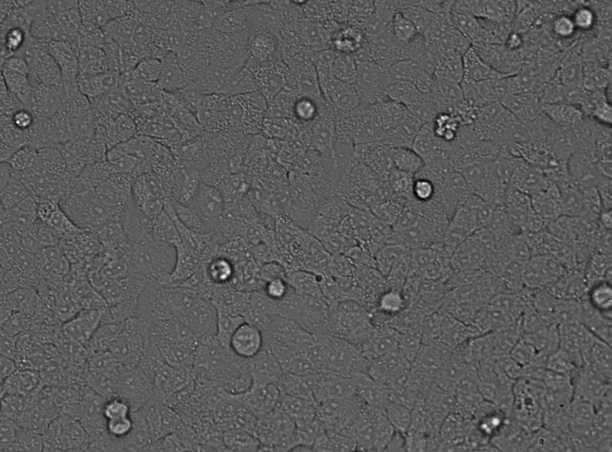
#> input picture Data/Kernels/Healthy_Cell_Repr30x.tif, 1224 x 904 px (shown at 1/2 size)
$ jupyter execute --allow-errors Kernel_Calibration_HighRes.ipynb   (shell and % lines are left out)   (older library calls are emulated)
#> lines starting #> are read from the running program, lines starting #| are printed output that depends on the picture
[cell 1]
import matplotlib.pyplot as plt;
import seaborn as sns;
from PIL import Image
from matplotlib.pyplot import imshow
import numpy as np;
import glob
import os

## Image Ingest

[cell 2]
def rgb2gray(rgb):

    r, g, b = rgb[:,:,0], rgb[:,:,1], rgb[:,:,2]
    gray = 0.2989 * r + 0.5870 * g + 0.1140 * b

    return gray

## Set Healthy Kernel

[cell 3]
set_kernel = True;
invert_image = False;
# [13 lines of commented-out code are left out]

[cell 4]
from scipy.ndimage import gaussian_filter
from skimage import data
from skimage import img_as_float
from skimage.morphology import reconstruction

# [14 lines of commented-out code are left out]

[cell 5]
# [22 lines of commented-out code are left out]

[cell 6]
#Healthy Cells

im = Image.open("Data/Kernels/Healthy_Cell_Repr30x.tif");
#> im is the input picture: PIL image 1224x904 I;16; min 9947, max 65504, mean 29675.1

#imshow(np.asarray(im))
im_array_gray = np.asarray(im,dtype=np.float32)
#im_array_gray = rgb2gray(im_array);
if invert_image:
    im_array_gray = (np.abs(255.0-im_array_gray))

im_array_gray_A549 = im_array_gray;
plt.figure(figsize=(10,20))
imshow(im_array_gray_A549)
#Cells Condensing/Circular Cells

# in focus circular cells
im = Image.open("Data/Kernels/Unhealthy_Cell_Repr30x.tif");
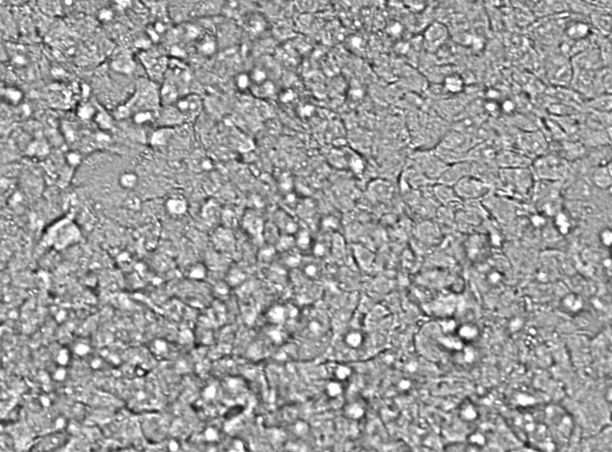
#> input picture Data/Kernels/Unhealthy_Cell_Repr30x.tif, 1224 x 904 px (shown at 1/2 size)
#> im is the input picture: PIL image 1224x904 I;16; min 12704, max 65504, mean 45204.7
im_array_gray = np.asarray(im,dtype=np.float32)
#im_array_gray = rgb2gray(im_array_gray);
if False:
    im_array_gray = (255.0-im_array_gray)
im_array_gray_circular_infocus = im_array_gray;
plt.figure(figsize=(10,20))
imshow(im_array_gray_circular_infocus)

# [17 lines of commented-out code are left out]

im = Image.open("Data/Kernels/runawaygrowth_kernels/HighRes_BacterialGrowth.png"); # images of bacterial patch
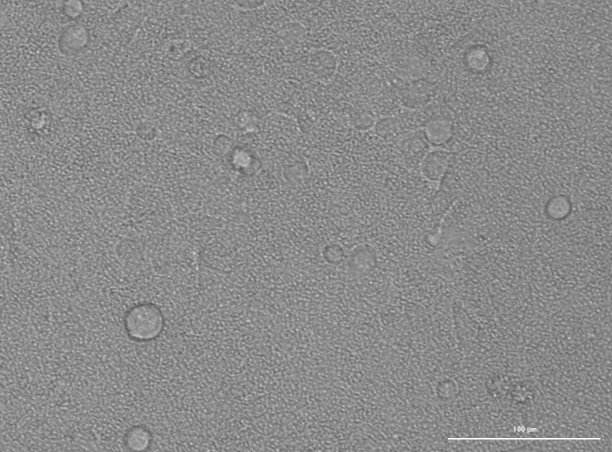
#> input picture Data/Kernels/runawaygrowth_kernels/HighRes_BacterialGrowth.png, 1224 x 904 px (shown at 1/2 size)
#> im is the input picture: PIL image 1224x904 RGBA; mean R, G, B, A 138.6, 138.6, 138.6, 255
im_array_gray = np.asarray(im,dtype=np.float32)
#> im_array_gray: shape (904, 1224, 4) float32
im_array_gray = rgb2gray(im_array_gray);
if True:
    im_array_gray = (np.abs(255.0-im_array_gray))
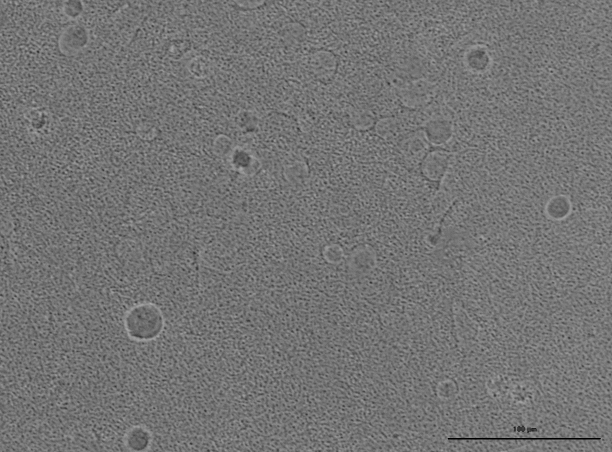
#> im_array_gray: shape (904, 1224) float32 (shown at 1/2 size); min 0.0255, max 179, mean 116.4
im_array_gray_bacterial_patch = im_array_gray/np.max(im_array_gray);
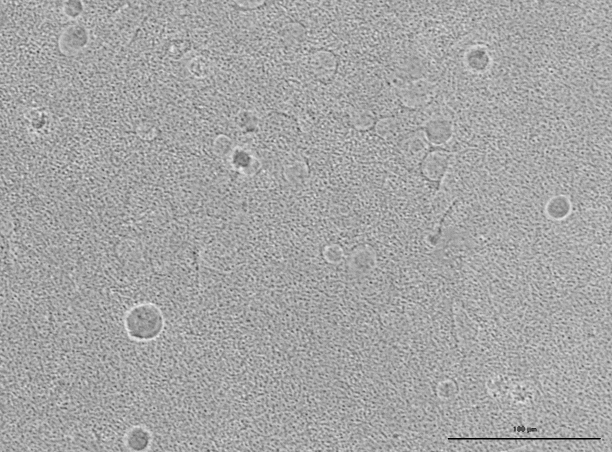
#> im_array_gray_bacterial_patch: shape (904, 1224) float32 (shown at 1/2 size); min 0.000142, max 1, mean 0.65
plt.figure(figsize=(10,20))
imshow(im_array_gray_bacterial_patch,cmap='gray')


# [9 lines of commented-out code are left out]

[cell 7]
# Unhealthy cells
im = Image.open("Data/Kernels/Unhealthy_Cell_Repr30x.tif");
#im = Image.open("Data/Kernels/Unhealthy_cell_kernels/C6_04_1_1_Bright Field_009.tif");
plt.figure(figsize=(20,10))
imshow(np.asarray(im))
im_array_gray = np.asarray(im,dtype=np.float32)
#im_array_gray = rgb2gray(im_array_gray);
if invert_image:
     im_array_gray = (np.abs(255.0-im_array_gray))

im_array_gray_A549_UH = im_array_gray;


# [7 lines of commented-out code are left out]

[cell 8]
# [4 lines of commented-out code are left out]

## Shaded Normal Kernel Extraction

[cell 9]
## Set Healthy Kernels

#set_kernel=True;
if set_kernel:
    # [8 lines of commented-out code are left out]
    sample_kernel_healthy_A549 = np.array(im_array_gray_A549[425:575,1050:1150])
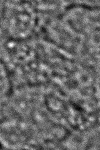
#> sample_kernel_healthy_A549: shape (150, 100) float32; min 18421, max 45095, mean 29439.2; drawn with min black and max white
    sample_kernel_healthy_A549 = (np.mean(sample_kernel_healthy_A549,axis=None)-sample_kernel_healthy_A549)/(np.mean(sample_kernel_healthy_A549,axis=None))
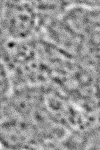
#> sample_kernel_healthy_A549: shape (150, 100) float32; min -0.532, max 0.374, mean 1.78e-09; drawn with min black and max white
    sample_kernel_healthy_A549[sample_kernel_healthy_A549<0] =0.0;
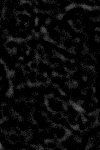
#> sample_kernel_healthy_A549: shape (150, 100) float32; min 0, max 0.374, mean 0.0392
    mask_sample_kernel_healthy_A549 = sample_kernel_healthy_A549;
    #plt.figure()
    #imshow(mask_sample_kernel_healthy_A549,cmap='gray')
    plt.figure()
    imshow(mask_sample_kernel_healthy_A549,cmap='gray')
    plt.xticks([])
    plt.yticks([])


    #Define Bacterial Patches
    sample_kernel_bacterial_patch = np.array(im_array_gray_bacterial_patch[600:650,600:650]) #
    sample_kernel_bacterial_patch = (np.mean(sample_kernel_bacterial_patch,axis=None)-sample_kernel_bacterial_patch)/(np.mean(sample_kernel_bacterial_patch,axis=None))
    sample_kernel_bacterial_patch[sample_kernel_bacterial_patch<0.00] =0.0;
    mask_sample_kernel_bacterial_patch = sample_kernel_bacterial_patch#/np.max(sample_kernel_bacterial_patch);


#Unhealthy cells
if set_kernel:
    sample_kernel_unhealthy_A549 = np.array(im_array_gray_A549_UH[660:700,690:730])
    sample_kernel_unhealthy_A549 = (np.mean(sample_kernel_unhealthy_A549,axis=None)-sample_kernel_unhealthy_A549)/(np.mean(sample_kernel_unhealthy_A549,axis=None))
    sample_kernel_unhealthy_A549[sample_kernel_unhealthy_A549<-0.00] =0.0;
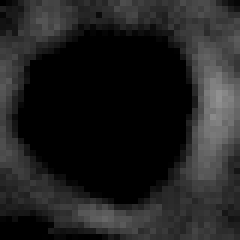
#> sample_kernel_unhealthy_A549: shape (40, 40) float32 (shown 6 times larger); min 0, max 0.572, mean 0.129
    mask_sample_kernel_unhealthy_A549 = sample_kernel_unhealthy_A549;
    #plt.figure()
    #imshow(mask_sample_kernel_unhealthy_A549)

    plt.figure()
    imshow(mask_sample_kernel_unhealthy_A549,cmap='gray')
    plt.xticks([])
    plt.yticks([])

[cell 10]
plt.figure()
imshow(np.abs(sample_kernel_healthy_A549),cmap='gray')
plt.title('Healthy A549 Kernel')

# [7 lines of commented-out code are left out]

plt.figure()
imshow(np.abs(sample_kernel_bacterial_patch),cmap='gray')
plt.title('Bacterial Patch')


# [5 lines of commented-out code are left out]

[cell 11]
#Unhealthy cells plots
plt.figure()
imshow(np.abs(sample_kernel_unhealthy_A549),cmap='gray')
plt.title('Unhealthy A549')

# [16 lines of commented-out code are left out]


cbar = plt.colorbar()
ax = plt.gca()
ax.set_xticklabels({})
ax.set_yticklabels({})
cbar.ax.tick_params(labelsize=20)
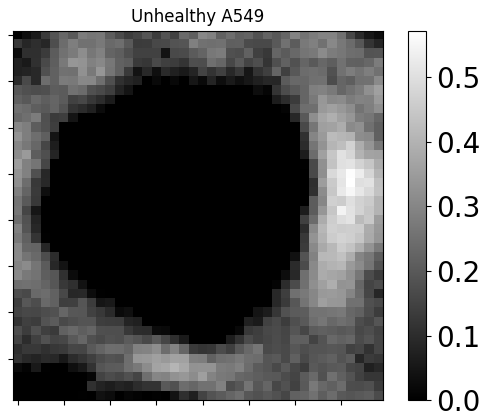
#> figure drawn by matplotlib, 2 panels

### Load Image Files to Analyze

[cell 12]
list_of_kernels = [mask_sample_kernel_healthy_A549,mask_sample_kernel_unhealthy_A549,mask_sample_kernel_bacterial_patch]##[mask_sample_kernel_healthy_A549,mask_sample_kernel_healthy_dendritic,mask_sample_kernel_healthy_macrophage,mask_sample_kernel_unhealthy_A549,mask_sample_kernel_unhealthy_dendritic,mask_sample_kernel_unhealthy_macrophage,mask_sample_kernel_bacterial_patch]
#list_of_alphas = [3.75,13.5,1.91];#[3.75,13.0,5.1,8.5,8.2,11.25,4.06]
#list_of_colors = ['g','r','b']

#bacterial patch - 7.65


## Generate family of kernels:
list_kernel_families = [];
for sample_kernel_ind in range(0,len(list_of_kernels)):
    mask_sample_kernel = list_of_kernels[sample_kernel_ind];
    base_angle = 0;
    kernel_family = [];
    for delta in range(base_angle,360,10):
        this_family_kernel_img= Image.fromarray(np.uint8(mask_sample_kernel * 255) ).rotate(angle=base_angle+delta)
        rotated_kernel = np.array(this_family_kernel_img,dtype=np.float32)/255.0
        kernel_family.append(rotated_kernel);
    list_kernel_families.append(kernel_family);
#> this loop made 3 passes
#> after the loop, list_kernel_families = 3 items

[cell 13]
for kernel_family in list_kernel_families:

    figs,list_of_ax = plt.subplots(1,len(kernel_family))

    figs.set_size_inches((60,40))
    for ind in range(0,len(list_of_ax)):
        this_ax = list_of_ax[ind];
        plt.sca(this_ax)

        plt.imshow(kernel_family[ind],cmap='gray')
    #plt.show()
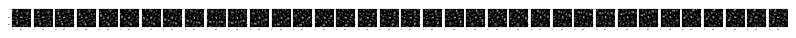
#> figure drawn by matplotlib, 36 panels
